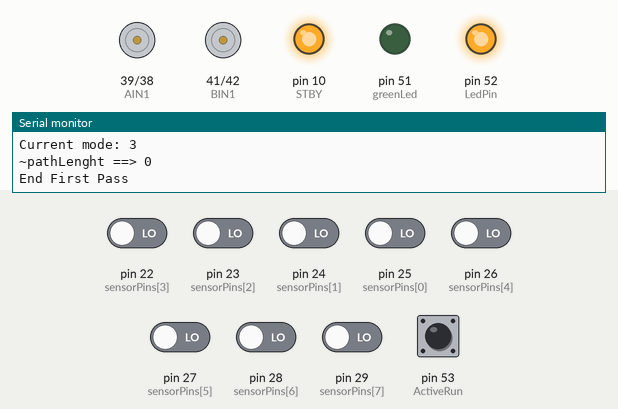
This sketch was run on a simulated Arduino Mega 2560, built with avr-gcc and run on an emulated ATmega2560. On the bench: motor-driver pin pairs drawn as motors (green arrow = first pin HIGH = forward, orange = second pin HIGH = backward, longer = more drive, scaled by the enable pin, stopped while the standby pin is LOW), output pins drawn as LEDs (lit = HIGH), the last lines printed to the serial monitor. The inputs (shaded band) are chosen by the test bench; at power-on: pin 53 (ActiveRun) HIGH, pin 22 (sensorPins[3]), pin 23 (sensorPins[2]), pin 24 (sensorPins[1]), pin 25 (sensorPins[0]), pin 26 (sensorPins[4]), pin 27 (sensorPins[5]), pin 28 (sensorPins[6]), pin 29 (sensorPins[7]) LOW.

Above: at 3.2 s.
3.3 s: pin 53 (ActiveRun) pulled LOW for 0.15 s
At 4.4 s:
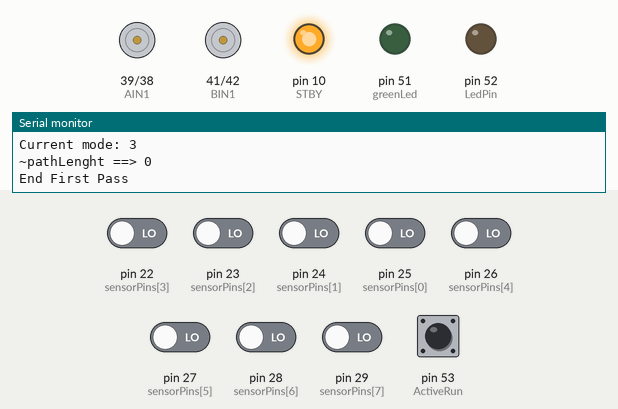
4.9 s: pin 22 (sensorPins[3]) driven HIGH
At 5.9 s:
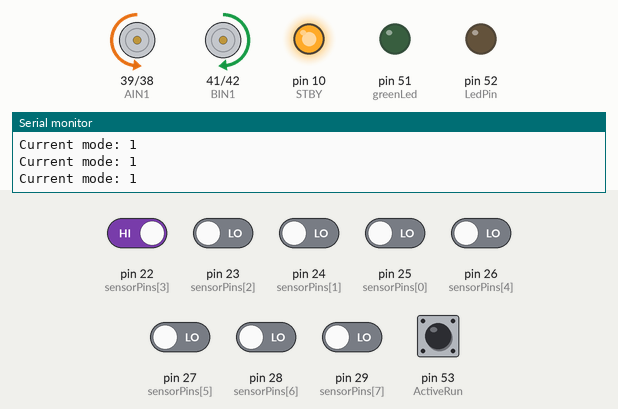
6.8 s: pin 25 (sensorPins[0]) driven HIGH
At 10.4 s:
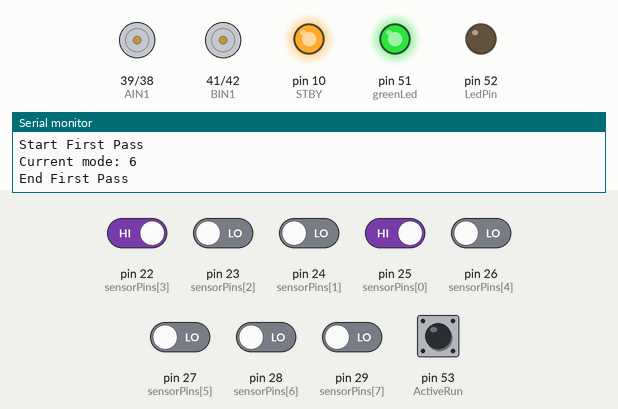
Timing chart, 0 to 11.9 s (numbered marks = the images above; inputs shaded):
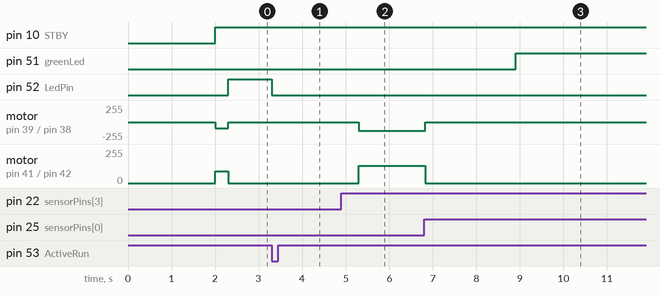

Measured:
- after the input at 3.3 s, pin 52 (LedPin): HIGH → LOW at once
- after the input at 4.9 s, motor on pin 39 (AIN1) / pin 38 (AIN2): stopped → backward 130/255 after 0.40 s; motor on pin 41 (BIN1) / pin 42 (BIN2): stopped → forward 130/255 after 0.40 s
- after the input at 6.8 s, pin 51 (greenLed): LOW → HIGH after 2.1 s; motor on pin 39 (AIN1) / pin 38 (AIN2): backward 130/255 → stopped at once; motor on pin 41 (BIN1) / pin 42 (BIN2): forward 130/255 → stopped at once

The sketch:

Left_wall_algo.ino
```cpp
#define STOPPED 0
#define FOLLOWING_LINE 1
#define NO_LINE 2
#define CONT_LINE 3
#define POS_LINE 4
#define RIGHT_TURN 5
#define LEFT_TURN 6
#define L 0
#define NL 1
int STBY = 10; //standby

int AIN1=39;  // Motor A direction pin 1
int AIN2=38 ; // Motor A direction pin 2
int PWMA=3 ;// Motor A PWM speed cint
int BIN1=41  ;// Motor B direction pin 1
int BIN2=42 ;// Motor B direction pin 2
int PWMB=5 ;// Motor B PWM speed control
#define ActiveRun 53 // button for fast run
#define LedPin 52
int mode = 0;
int status;
int pathIndex = 0;
float Kp=35;
float Kd=55;
float Ki=0;
float error=0, P=0, I=0, D=0, PIDvalue=0;
float previousError=0, previousI=0;
int sensorPins[] = {25, 24, 23, 22 ,26, 27, 28, 29};
int weights[] = {-3, -2, -1, 0, 0, 1, 2, 3};
char path[100] = "";
unsigned char pathLength = 0;


int sensorValues[8] = {0};
int baseSpeed=130;
int extra_motorSpeed = 90;
int rotateSpeed =80 ;
int extraInch = 300;

int adjGoAndTurn = 500;

bool pass =false;

int sidesensor = 35;

int extra_after_cont = 0;

int scndloop = 0;
int greenLed = 51;

void setup() {

  Serial.begin(9600);
  pinMode(STBY, OUTPUT);
  pinMode(LedPin, OUTPUT);
  pinMode(greenLed,OUTPUT);

  pinMode(AIN1, OUTPUT);
  pinMode(AIN2, OUTPUT);
  pinMode(PWMA, OUTPUT);
  pinMode(BIN1, OUTPUT);
  pinMode(BIN2, OUTPUT);
  pinMode(PWMB, OUTPUT);
  for (int i = 0; i < 8; i++) {
    pinMode(sensorPins[i], INPUT);
  }
  pinMode(sidesensor, INPUT);

  pinMode(ActiveRun, INPUT_PULLUP);
  mode = STOPPED;
  status=0;
  checkPIDvalues();
  delay(2000);
}
void loop(){
   Serial.println("Start First Pass");
  readLFSsensors();
  mazeSolve();
  Serial.println("End First Pass");

  while(!pass){
  digitalWrite(LedPin, HIGH);
//  for(int i =0 ; i<5;i++){
//     Serial.println(path[i]);}
//     Serial.println("**********");
  if(!digitalRead(ActiveRun)){
  digitalWrite(LedPin, LOW);
    pass=true;
    }
  }

  delay(2000);

    Serial.println("Starting 2nd Pass");
    pathIndex = 0;
    status = 0;
    if(scndloop==0){mazeOptimization();}
    else{digitalWrite(greenLed, HIGH);}
    Serial.println("End 2nd Pass");
    status =1;
    scndloop=1;
  // mode = STOPPED;U
  // status = 0; // 1st pass
  // pathIndex = 0;
  // pathLength = 0;

}

void readLFSsensors() {
  for (int i = 0; i < 8; i++) {
    sensorValues[i] = digitalRead(sensorPins[i]);
  }
    if (allZeros(sensorValues)) {
    mode = CONT_LINE;  // All sensor values are 0

  } else if (sensorValues[0] == 0 && sensorValues[7] == 1) {
    mode = RIGHT_TURN;  // Right turn
  } else if (sensorValues[0] == 1 && sensorValues[7] == 0) {
    mode = LEFT_TURN;  // Left turn
  } else if (allOnes(sensorValues)) {
    mode = NO_LINE;  // All sensor values are 1
  } else {
      error = calculateError(sensorValues, weights, 8);
    //  Serial.println(error);
        mode=FOLLOWING_LINE;
  }


  if(mode == 3){
    extra_after_cont+=1;
  }else{
    extra_after_cont=0;
  }

  Serial.print("Current mode: ");
  Serial.println(mode);
  // Serial.print("Error: ");
  // Serial.println(error);
}
bool allZeros(int arr[]) {
  for (int i = 0; i < 8; i++) {
    if (arr[i] != 0) {
      return false;
    }
  }
  return true;
}

bool allOnes(int arr[]) {
  for (int i = 0; i < 8; i++) {
    if (arr[i] != 1) {
      return false;
    }
  }
  return true;
}

void checkPIDvalues(){
  Serial.print("PID: ");
  Serial.print(Kp);
  Serial.print(" - ");
  Serial.print(Ki);
  Serial.print(" - ");
  Serial.println(Kd);

}
float calculateError(int sensorValues[], int weights[], int numSensors) {
  float numerator = 0;
  float denominator = 0;

  for (int i = 0; i < numSensors; i++) {
    numerator += sensorValues[i] * weights[i];
    denominator += sensorValues[i]==L;
  }

  if (denominator == 0) {
    return 0; // Default to 0 if no sensor detects the line
  }

  return numerator / denominator;
}
void calculatePID(){
  P = error;
  I = I + error;
  D = error-previousError;
  PIDvalue = (Kp*P) + (Ki*I) + (Kd*D);
  previousError = error;

  //  Serial.print("P: "); Serial.print(P);
  // Serial.print(" I: "); Serial.print(I);
  // Serial.print(" D: "); Serial.print(D);
  // Serial.print(" PID: "); Serial.println(PIDvalue);
}
void motorPIDcontrol(){
  int leftSpeed = constrain(baseSpeed+PIDvalue, 0, 255);
  int rightSpeed = constrain(baseSpeed-PIDvalue, 0, 255);

  move(1, rightSpeed, 0); //motor 1, full speed, left
  move(2, leftSpeed, 1); //motor 2, full speed, left
}
void recIntersection(char direction) {
  path[pathLength] = direction;//Store the intersection in the path variable.
  Serial.println(direction);
  pathLength++;
  simplifyPath();  //Simplify the learned path.
}
void simplifyPath() {
  if (pathLength < 3 || path[pathLength - 2] != 'B') {
    return;
  }

  int totalAngle = 0;
  for (int i = 1;i <= 3; i++) {
    switch (path[pathLength - i]) {
      case 'R':
        totalAngle+= 90;
        break;
      case 'L':
        totalAngle+= 270;
        break;
      case 'B':
        totalAngle+= 180;
        break;
    }
  }

  totalAngle =totalAngle % 360;

  switch(totalAngle){
    case 0:
      path[pathLength - 3]= 'S';
      break;
    case 90:
      path[pathLength - 3]= 'R';
      break;
    case 180:
      path[pathLength - 3]= 'B';
      break;
    case 270:
      path[pathLength - 3]= 'L';
      break;
  }

  pathLength-= 2;
}
void mazeSolve() {
  while (!status) {
    readLFSsensors();
    switch (mode) {
      case NO_LINE:
        runExtraInch(extra_motorSpeed);
        motorStop();
        recIntersection('B');

        rotate(rotateSpeed,0);//180 turn
        break;

      case CONT_LINE:
        runExtraInch(extra_motorSpeed);
        readLFSsensors();

        if (mode != CONT_LINE) {
          recIntersection('L');  // Assuming "T" or "Cross" goes left

          rotate(rotateSpeed,0);
        } else {
          mazeEnd();
        }
        break;

      case RIGHT_TURN:

        runExtraInch(extra_motorSpeed);
        readLFSsensors();
        if (mode == NO_LINE) {
          recIntersection('R');

          rotate(rotateSpeed,1);
        } else {
          recIntersection('S');
          Serial.println("S");
        }
        break;

      case LEFT_TURN:
        runExtraInch(extra_motorSpeed);
        // readLFSsensors();
        recIntersection('L');

        rotate(rotateSpeed,0);
        break;

      case FOLLOWING_LINE:

        followingLine();
        // Serial.println("Following line");

        break;
    }
  }
}
void motorStop() {
  digitalWrite(AIN1, LOW);
  digitalWrite(AIN2, LOW);
  analogWrite(PWMA, 0);

  digitalWrite(BIN1, LOW);
  digitalWrite(BIN2, LOW);
  analogWrite(PWMB, 0);


}
void followingLine(void){
  // move(1, 150, 0); //motor 1, full speed, left
  // move(2, 150, 1); //motor 2, full speed, left
   //readLFSsensors();
   calculatePID();
   motorPIDcontrol();

}
void runExtraInch(int extra_motorSpeed){
  // motorPIDcontrol();
  move(1, extra_motorSpeed, 0); //motor 1,150 speed, left
  move(2, extra_motorSpeed, 1); //motor 2, 150 speed, left
  delay(extraInch);
  motorStop();
}

void rotate(int motorSpeed,int direction) {
  int st = 1;
  motorPIDcontrol();
  //////// delay(adjGoAndTurn);
  // direction  =0 to turn left and 1 for right
  while(true){
      move(1, motorSpeed, direction); //turn
      move(2, motorSpeed, direction); //turn

      readLFSsensors();
      if(extra_after_cont>=10){
        mazeEnd();
        break;
      }


      if(allOnes(sensorValues)) {
          st=0;
      }
    if (sensorValues[3] == 0 && sensorValues[4] == 0 && st==0) {
      break;
   }
}
}
void move(int motor, int speed, int direction){
//Move specific motor at speed and direction
//motor: 2 for B 1 for A
//speed: 0 is off, and 255 is full speed
//direction: 0 clockwise, 1 counter-clockwise

  digitalWrite(STBY, HIGH); //disable standby

  boolean inPin1 = LOW;
  boolean inPin2 = HIGH;

  if(direction == 1){
    inPin1 = HIGH;
    inPin2 = LOW;
  }

  if(motor == 1){
    digitalWrite(AIN1, inPin1);
    digitalWrite(AIN2, inPin2);
    analogWrite(PWMA, speed);
  }else{
    digitalWrite(BIN1, inPin1);
    digitalWrite(BIN2, inPin2);
    analogWrite(PWMB, speed);
  }

}

void mazeEnd(void){
  motorStop();
  for(int i=0;i<pathLength;i++)
  Serial.print(path[i]);
  Serial.print("~pathLenght ==> ");
  Serial.println(pathLength);
  status = 1;
  mode = STOPPED;
}
void mazeOptimization (void){
  while (!status)
  {
    readLFSsensors();
    switch (mode)
    {
      case FOLLOWING_LINE:
        followingLine();
        break;
      case CONT_LINE:
        if (pathIndex >= pathLength) mazeEnd ();
        else {mazeTurn(path[pathIndex]); pathIndex++;}
        break;
      case LEFT_TURN:
        if (pathIndex >= pathLength) mazeEnd ();
        else {mazeTurn(path[pathIndex]); pathIndex++;}
        break;
      case RIGHT_TURN:
        if (pathIndex >= pathLength) mazeEnd ();
        else {mazeTurn(path[pathIndex]); pathIndex++;}
        break;
    }
   }
}

//-----------------------------------------------------
void mazeTurn (char dir) {
  switch(dir)
  {
    case 'L': // Turn Left

      runExtraInch(extra_motorSpeed);
      rotate(rotateSpeed,0);
       break;

    case 'R': // Turn Right
      runExtraInch(extra_motorSpeed);
      rotate(rotateSpeed,1);
       break;

    case 'B': // Turn Back
      runExtraInch(extra_motorSpeed);
       rotate(rotateSpeed,0);
       break;

    case 'S': // Go Straight
       runExtraInch(extra_motorSpeed);
       followingLine();
       break;
  }
}
```
